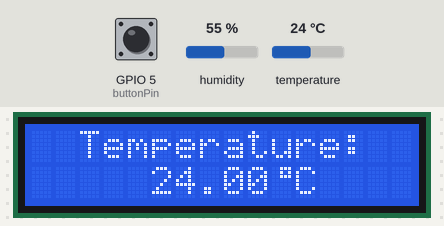
Bench run of a sketch on a simulated ESP32. Shown: 16×2 character LCD. The test bench sets the inputs (shaded band); at power-on: GPIO 5 (buttonPin) HIGH, humidity 55 %, temperature 24 °C. The local clock reads 2024-03-15 10:24:30 at power-on unless the sketch sets it.

Above: at 1.2 s.
1.3 s: GPIO 5 (buttonPin) pulled LOW for 2.45 s
At 2.9 s:
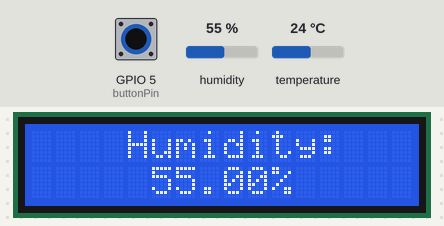
5.2 s: GPIO 5 (buttonPin) pulled LOW for 2.45 s
At 6.1 s:
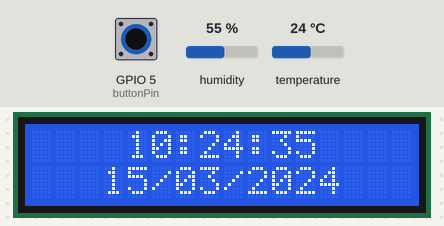
Timing chart, 0 to 8.2 s (numbered marks = the images above; inputs shaded):
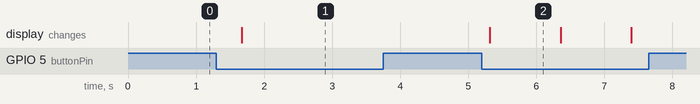

The sketch:

Meteostation.ino
```cpp
#include <Wire.h>
#include <LiquidCrystal_I2C.h>
#include <DHT.h>
#include <RTClib.h>

LiquidCrystal_I2C lcd(0x27, 16, 2);

#define DHTPIN 18
#define DHTTYPE DHT22
DHT dht(DHTPIN, DHTTYPE);

RTC_DS3231 rtc;

const uint8_t buttonPin = 5;
volatile bool buttonPressed = false;
unsigned long lastTime = 0;
const long debounceTime = 200;

byte degreeChar[] = {
  B00111,
  B00101,
  B00111,
  B00000,
  B00000,
  B00000,
  B00000,
  B00000
};

void IRAM_ATTR buttonFunc() {
    buttonPressed = true;
}

void setup() {
    pinMode(buttonPin, INPUT_PULLUP);
    Serial.begin(115200);
    dht.begin();

    Wire.begin(21, 22);
    lcd.init();
    lcd.backlight();

    lcd.createChar(0, degreeChar);

    if (!rtc.begin()) {
        Serial.println("RTC init failed");
        for (;;);
    }

    if (rtc.lostPower()) {
        Serial.println("Setting RTC to compile time...");
        rtc.adjust(DateTime(F(__DATE__), F(__TIME__)));
        Serial.println("RTC updated!");
    }

    attachInterrupt(digitalPinToInterrupt(buttonPin), buttonFunc, FALLING);
    lcd.clear();
}

void loop() {
    static uint8_t displayState = 0;
    float temp = dht.readTemperature();
    float humidity = dht.readHumidity();
    DateTime now = rtc.now();

    if (buttonPressed) {
        unsigned long nowTime = millis();
        if (nowTime - lastTime > debounceTime) {
            displayState = (displayState + 1) % 3;
            lcd.clear();
            lastTime = nowTime;
        }
        buttonPressed = false;
    }

    if (displayState == 0) {
        lcd.setCursor(2, 0);
        lcd.print("Temperature:");
        lcd.setCursor(5, 1);
        lcd.print(temp);
        lcd.write(byte(0));
        lcd.print("C   ");

    } else if (displayState == 1) {
        lcd.setCursor(4, 0);
        lcd.print("Humidity:");
        lcd.setCursor(5, 1);
        lcd.print(humidity);
        lcd.print("%   ");

    } else if (displayState == 2) {
        lcd.setCursor(3, 1);
        lcd.print(now.day() < 10 ? "0" : "");
        lcd.print(now.day(), DEC);
        lcd.print('/');
        lcd.print(now.month() < 10 ? "0" : "");
        lcd.print(now.month(), DEC);
        lcd.print('/');
        lcd.print(now.year(), DEC);

        lcd.setCursor(4, 0);
        lcd.print(now.hour() < 10 ? "0" : "");
        lcd.print(now.hour(), DEC);
        lcd.print(':');
        lcd.print(now.minute() < 10 ? "0" : "");
        lcd.print(now.minute(), DEC);
        lcd.print(':');
        lcd.print(now.second() < 10 ? "0" : "");
        lcd.print(now.second(), DEC);
    }

    delay(500);
}
```

Measured:
- after the input at 1.3 s, the display: changes after 0.37 s (image 1)
- after the input at 5.2 s, the display: changes after 0.11 s (image 2)
- what the display in image 2 shows lasts 1.1 s, from 5.3 s to 6.4 s
